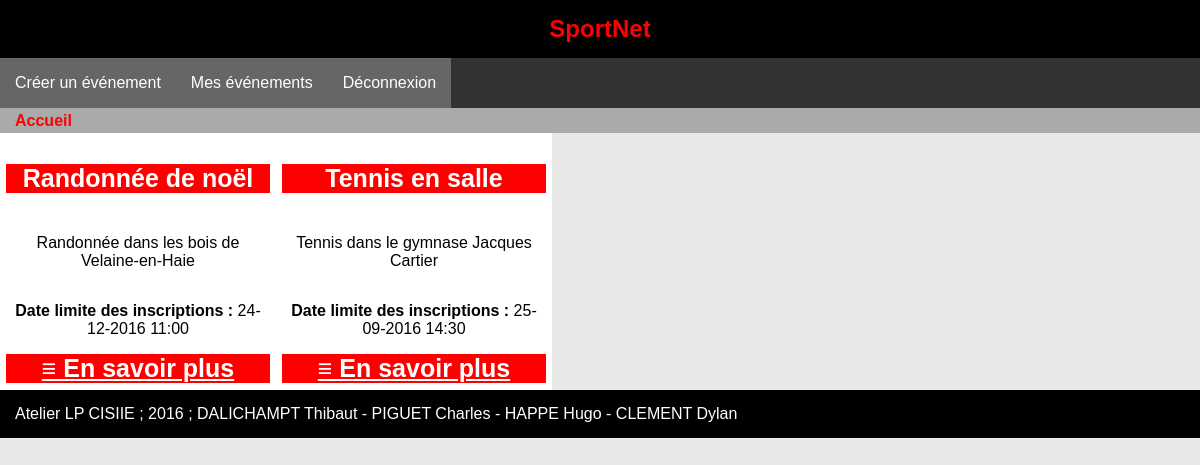
The page / (signed in) on the database its author committed.
### tables this page shows
CREATE TABLE evenement(
        id              int (11) Auto_increment  NOT NULL ,
        nom             Varchar (150) ,
        description     Varchar (1000) ,
        etat            Int ,
		dateheureLimiteInscription Datetime ,
        tarif                      Decimal (25,2) ,
        id_discipline   Int ,
        id_organisateur Int ,
        PRIMARY KEY (id )
);

### src/sportnet/model/AbstractModel.php (called while the page is built, shortened)
<?php
abstract class AbstractModel {
    public function __get($attr_name)
	{
        if (property_exists( $this, $attr_name))
		{
			return $this->$attr_name;
		}
		else
		{
			$emess = $this . ": unknown member $attr_name (__get)";
			throw new \Exception($emess);
		}
    }
}

### src/sportnet/model/evenement.php (called while the page is built, shortened)
<?php
class evenement extends AbstractModel {
	public function __construct()
	{
		$connect = new \sportnet\utils\ConnectionFactory();
		$connect->setConfig("conf/config.ini");
		self::$db = $connect->makeConnection();
		self::$db->query("SET CHARACTER SET utf8");
	}
	public static function findAll()
	{
		if(self::$db == null)
		{
			$connect = new \sportnet\utils\ConnectionFactory();
			$connect->setConfig("conf/config.ini");
			self::$db = $connect->makeConnection();
			self::$db->query("SET CHARACTER SET utf8");
		}
        $select = "SELECT * FROM evenement";
        $select_prep = self::$db->prepare($select);
        $select_prep->execute();
		$tab = null;
		while ($ligne = $select_prep->fetch(\PDO::FETCH_ASSOC)) {
			$obj = new evenement();
			$obj->id = $ligne['id'];
			$obj->nom = $ligne['nom'];
			$obj->description  = $ligne['description'];
			$obj->etat = $ligne['etat'];
			$obj->dateheureLimiteInscription = date_create($ligne['dateheureLimiteInscription']);
			$obj->tarif = $ligne['tarif'];
			$obj->discipline = \sportnet\model\discipline::findById($ligne['id_discipline']);
			$obj->organisateur = \sportnet\model\organisateur::findById($ligne['id_organisateur']);
			$tab[] = $obj;
		}
		return $tab;
	}
}
?>

### src/sportnet/control/SportnetController.php (called while the page is built, shortened)
<?php
class SportnetController {
    public function listEvents()
	{
		$listeEvents = \sportnet\model\evenement::findAll();
		$view = new \sportnet\view\SportnetView($listeEvents);
		$view->render('listEvents');
    }
}

### index.php (called while the page is built, shortened)
<?php
require_once("conf/autoload.php");
$http_req = new sportnet\utils\HttpRequest();
sportnet\utils\Router::dispatch($http_req);

### conf/autoload.php (called while the page is built, shortened)
<?php
function mon_autoload ($espaceNomClasse)
{
	$chemin = str_replace("\\", DIRECTORY_SEPARATOR, $espaceNomClasse);
}

### src/sportnet/utils/ConnectionFactory.php (called while the page is built, shortened)
<?php
	class ConnectionFactory
	{
		private static $config;
		private static $db;
		public static function setConfig($nom_fichier)
		{
			self::$config = parse_ini_file($nom_fichier);
		}
		public static function makeConnection()
		{
			if(!(isset($db)))
			{
				$dsn = "mysql:host=".self::$config["host"].";dbname=".self::$config["base"];
				self::$db = new \PDO($dsn, self::$config["user"], self::$config["pass"]);
			}
			return self::$db;
		}
	}

### src/sportnet/utils/AbstractHttpRequest.php (called while the page is built, shortened)
<?php
abstract class AbstractHttpRequest {
    public function __get($attr_name) {
        if (property_exists( __CLASS__, $attr_name)) {
            return $this->$attr_name;
        }
        $emess = __CLASS__ . ": unknown member $attr_name (__get)";
        throw new \Exception($emess);
    }
}

### src/sportnet/utils/HttpRequest.php (called while the page is built, shortened)
<?php
class HttpRequest extends AbstractHttpRequest
{
	public function __construct()
	{
		$this->script_name = $_SERVER["SCRIPT_NAME"];
    }
	public function getRoot()
	{
		$position = strrpos($this->script_name,"/");
		return substr($this->script_name, 0, $position)."/";
	}
}

### src/sportnet/utils/AbstractAuthentification.php (called while the page is built, shortened)
<?php
abstract class AbstractAuthentification {
    public function __get($attr_name) {
        if (property_exists( __CLASS__, $attr_name))
            return $this->$attr_name;
        $emess = __CLASS__ . ": unknown member $attr_name (__get)";
        throw new \Exception($emess);
    }
}

### src/sportnet/utils/Authentification.php (called while the page is built, shortened)
<?php
class Authentification extends AbstractAuthentification
{
	public function __construct()
	{
		if(isset($_SESSION["user_login"]))
		{
			$this->logged_in = true;
		}
		else
		{
			$this->user_login = null;
			$this->logged_in = false;
		}
	}
}

### src/sportnet/view/SportnetView.php (the view, shortened to what this page needs)
<?php
class SportnetView extends AbstractView{
	protected function listEvents() {
		$html = '';
		foreach($this->data as $event) {
			if($event->etat != 1)
			{
				$description = $event->description;
					$date = date_format($event->dateheureLimiteInscription,"d-m-Y H:i");
				$html .= <<<EOT
<div class="event offset-0 span-3">
	<h3>{$event->nom}</h3>
	<p>${description}</p>
	<p><b>Date limite des inscriptions : </b>{$date}</p>
	<h4 class="bottom_plus"><a href="{$this->script_name}/evenement/?event={$event->id}">≡ En savoir plus</a></h4>
</div>
EOT;
			}
		}
		return $html;
	}
    public function render($selector){
        switch($selector){
			case 'listEvents':
				$breadcrumb = $this->renderBreadcrumb();
                $main = $this->listEvents();
				break;
        }
        $style_file = $this->app_root.'css/main.css';
        $header 	= $this->renderHeader();
        $menu   	= $this->renderMenu();
		$messages	= $this->renderMessage();
		$footer		= $this->renderFooter();
        $html = <<<EOT
<!DOCTYPE html>
<html lang="fr">
    <head>
        <meta charset="utf-8">
        <title>SportNet</title>
		<meta name="viewport" content="width=device-width,initial-scale=1.0">
		<link rel="shortcut icon" href="{$this->app_root}/favicon.ico">
        <link rel="stylesheet" href="${style_file}">
		<script type="text/javascript" src="{$this->app_root}/js/sportnet.js"></script>
    </head>
    <body>
        ${header}
        ${menu}
		${breadcrumb}
		${messages}
		<div class="container line">
			${main}
		</div>
		${footer}
    </body>
</html>
EOT;
    echo $html;
    }
}

### css/main.css (style rules this page uses)
* { box-sizing: border-box; }
body { font-family: "Arial","Helvetica Neue","Helvetica","sans-serif"; font-size: 1em; margin: 0; background-color: #E8E8E8; }
h1, h2, h3, h4, h5, h6 { font-family: "Arial","Helvetica Neue","Helvetica","sans-serif"; color: black; font-size: 25px; font-weight: bold; }
.bottom_plus { margin: 0; padding: 0; }
.event, .bloc { background-color: white; padding: .4rem; }
.event h3, .event h4, .bloc h3, .bloc h4 { background-color: red; color: white; }
.event h3 a, .event h4 a, .bloc h3 a, .bloc h4 a { color: white; }
.line, .line-margin, .line-margin-1, .line-margin-2, .line-margin-3, .line-margin-4 { padding: 0; width: 100%; display: flex; flex-direction: column; }
.line > div, .line-margin > div, .line-margin-1 > div, .line-margin-2 > div, .line-margin-3 > div, .line-margin-4 > div { display: flex; flex-direction: column; margin: 0; }
.offset-0 { margin-left: 1%; margin-right: 1%; }
.span-3 { width: 23%; }
[class*="span-"] { text-align: center; }
@media screen and (min-width: 800px) { .line, .line-margin, .line-margin-1, .line-margin-2, .line-margin-3, .line-margin-4 { flex-direction: row; } }

### rows shown on the page
evenement: nom "Randonnée de noël", description "Randonnée dans les bois de Velaine-en-Haie", dateheureLimiteInscription "24-12-2016 11:00"
evenement: nom "Tennis en salle", description "Tennis dans le gymnase Jacques Cartier", dateheureLimiteInscription "25-09-2016 14:30"

### other values the page prints
footer "Atelier LP CISIIE ; 2016 ; DALICHAMPT Thibaut - PIGUET Charles - HAPPE Hugo - CLEMENT Dylan"
